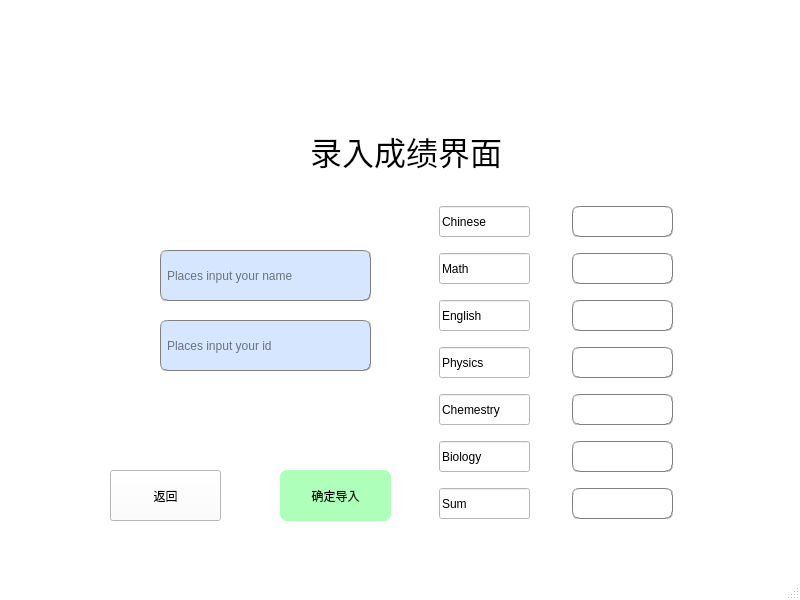
<?xml version="1.0" encoding="UTF-8"?>
<ui version="4.0">
 <class>Input_single_score</class>
 <widget class="QMainWindow" name="Input_single_score">
  <property name="geometry">
   <rect>
    <x>0</x>
    <y>0</y>
    <width>800</width>
    <height>600</height>
   </rect>
  </property>
  <property name="windowTitle">
   <string>MainWindow</string>
  </property>
  <property name="styleSheet">
   <string notr="true">QMainWindow#Input_single_score
{
	border-image: url(:/Desktop/pic.png);
	background-color: rgb(255, 255, 255);
	
}

</string>
  </property>
  <widget class="QWidget" name="centralwidget">
   <widget class="QPushButton" name="input_single_confirm">
    <property name="geometry">
     <rect>
      <x>280</x>
      <y>470</y>
      <width>111</width>
      <height>51</height>
     </rect>
    </property>
    <property name="styleSheet">
     <string notr="true">QMainWindow#Input_single_score QPushButton#input_single_confirm
{
	
	background-color: rgb(174, 255, 186);
  color: rgb(0,0,0);

border:0px groove gray;border-radius:
7px;padding:2px 4px;
font: 18pt &quot;Candara&quot;;

}

QMainWindow#Input_single_score QPushButton#input_single_confirm:hover
{
	background-color: rgb(120,200,150);
}</string>
    </property>
    <property name="text">
     <string>确定导入</string>
    </property>
   </widget>
   <widget class="QWidget" name="widget" native="true">
    <property name="geometry">
     <rect>
      <x>430</x>
      <y>180</y>
      <width>291</width>
      <height>361</height>
     </rect>
    </property>
    <property name="styleSheet">
     <string notr="true">
color: rgb(0, 0,0);</string>
    </property>
    <widget class="QLineEdit" name="input_Chinese">
     <property name="geometry">
      <rect>
       <x>9</x>
       <y>26</y>
       <width>91</width>
       <height>31</height>
      </rect>
     </property>
     <property name="styleSheet">
      <string notr="true">font: 12pt &quot;宋体&quot;;
background-color: rgb(255, 255, 255);</string>
     </property>
     <property name="text">
      <string>Chinese</string>
     </property>
    </widget>
    <widget class="QLineEdit" name="input_Chinese_line">
     <property name="geometry">
      <rect>
       <x>142</x>
       <y>26</y>
       <width>101</width>
       <height>31</height>
      </rect>
     </property>
     <property name="styleSheet">
      <string notr="true">border:1px groove gray;border-radius:
7px;padding:2px 4px;
background-color: rgb(255, 255, 255);</string>
     </property>
    </widget>
    <widget class="QLineEdit" name="input_math">
     <property name="geometry">
      <rect>
       <x>9</x>
       <y>73</y>
       <width>91</width>
       <height>31</height>
      </rect>
     </property>
     <property name="styleSheet">
      <string notr="true">font: 12pt &quot;宋体&quot;;background-color: rgb(255, 255, 255);</string>
     </property>
     <property name="text">
      <string>Math</string>
     </property>
    </widget>
    <widget class="QLineEdit" name="input_math_line">
     <property name="geometry">
      <rect>
       <x>142</x>
       <y>73</y>
       <width>101</width>
       <height>31</height>
      </rect>
     </property>
     <property name="styleSheet">
      <string notr="true">border:1px groove gray;border-radius:
7px;padding:2px 4px;background-color: rgb(255, 255, 255);</string>
     </property>
    </widget>
    <widget class="QLineEdit" name="input_English">
     <property name="geometry">
      <rect>
       <x>9</x>
       <y>120</y>
       <width>91</width>
       <height>31</height>
      </rect>
     </property>
     <property name="styleSheet">
      <string notr="true">font: 12pt &quot;宋体&quot;;background-color: rgb(255, 255, 255);</string>
     </property>
     <property name="text">
      <string>English</string>
     </property>
    </widget>
    <widget class="QLineEdit" name="input_English_line">
     <property name="geometry">
      <rect>
       <x>142</x>
       <y>120</y>
       <width>101</width>
       <height>31</height>
      </rect>
     </property>
     <property name="styleSheet">
      <string notr="true">border:1px groove gray;border-radius:
7px;padding:2px 4px;background-color: rgb(255, 255, 255);</string>
     </property>
    </widget>
    <widget class="QLineEdit" name="input_physics">
     <property name="geometry">
      <rect>
       <x>9</x>
       <y>167</y>
       <width>91</width>
       <height>31</height>
      </rect>
     </property>
     <property name="styleSheet">
      <string notr="true">font: 12pt &quot;宋体&quot;;background-color: rgb(255, 255, 255);</string>
     </property>
     <property name="text">
      <string>Physics</string>
     </property>
    </widget>
    <widget class="QLineEdit" name="input_physics_line">
     <property name="geometry">
      <rect>
       <x>142</x>
       <y>167</y>
       <width>101</width>
       <height>31</height>
      </rect>
     </property>
     <property name="styleSheet">
      <string notr="true">border:1px groove gray;border-radius:
7px;padding:2px 4px;background-color: rgb(255, 255, 255);</string>
     </property>
    </widget>
    <widget class="QLineEdit" name="input_chemistry">
     <property name="geometry">
      <rect>
       <x>9</x>
       <y>214</y>
       <width>91</width>
       <height>31</height>
      </rect>
     </property>
     <property name="styleSheet">
      <string notr="true">font: 12pt &quot;宋体&quot;;background-color: rgb(255, 255, 255);</string>
     </property>
     <property name="text">
      <string>Chemestry</string>
     </property>
    </widget>
    <widget class="QLineEdit" name="input_chemistry_line">
     <property name="geometry">
      <rect>
       <x>142</x>
       <y>214</y>
       <width>101</width>
       <height>31</height>
      </rect>
     </property>
     <property name="styleSheet">
      <string notr="true">border:1px groove gray;border-radius:
7px;padding:2px 4px;background-color: rgb(255, 255, 255);</string>
     </property>
    </widget>
    <widget class="QLineEdit" name="input_biology">
     <property name="geometry">
      <rect>
       <x>9</x>
       <y>261</y>
       <width>91</width>
       <height>31</height>
      </rect>
     </property>
     <property name="styleSheet">
      <string notr="true">font: 12pt &quot;宋体&quot;;background-color: rgb(255, 255, 255);</string>
     </property>
     <property name="text">
      <string>Biology</string>
     </property>
    </widget>
    <widget class="QLineEdit" name="input_biology_line">
     <property name="geometry">
      <rect>
       <x>142</x>
       <y>261</y>
       <width>101</width>
       <height>31</height>
      </rect>
     </property>
     <property name="styleSheet">
      <string notr="true">border:1px groove gray;border-radius:
7px;padding:2px 4px;background-color: rgb(255, 255, 255);</string>
     </property>
    </widget>
    <widget class="QLineEdit" name="input_sum">
     <property name="geometry">
      <rect>
       <x>9</x>
       <y>308</y>
       <width>91</width>
       <height>31</height>
      </rect>
     </property>
     <property name="styleSheet">
      <string notr="true">font: 12pt &quot;宋体&quot;;background-color: rgb(255, 255, 255);</string>
     </property>
     <property name="text">
      <string>Sum</string>
     </property>
    </widget>
    <widget class="QLineEdit" name="input_sum_line">
     <property name="geometry">
      <rect>
       <x>142</x>
       <y>308</y>
       <width>101</width>
       <height>31</height>
      </rect>
     </property>
     <property name="styleSheet">
      <string notr="true">border:1px groove gray;border-radius:
7px;padding:2px 4px;background-color: rgb(255, 255, 255);</string>
     </property>
    </widget>
   </widget>
   <widget class="QPushButton" name="input_single_return">
    <property name="geometry">
     <rect>
      <x>110</x>
      <y>470</y>
      <width>111</width>
      <height>51</height>
     </rect>
    </property>
    <property name="styleSheet">
     <string notr="true">
QMainWindow#Input_single_score QPushButton#input_single_return
{
   font: 18pt &quot;宋体&quot;;
	
	background-color: rgb(255, 255, 255);
color: rgb(0,0,0);
}

QMainWindow#Input_single_score QPushButton#input_single_return:hover
{
	
	background-color: rgb(195, 195, 195);
}</string>
    </property>
    <property name="text">
     <string>返回</string>
    </property>
   </widget>
   <widget class="QLineEdit" name="input_name_line">
    <property name="geometry">
     <rect>
      <x>160</x>
      <y>250</y>
      <width>211</width>
      <height>51</height>
     </rect>
    </property>
    <property name="styleSheet">
     <string notr="true">background-color: rgb(214, 230, 255);
border:1px groove gray;border-radius:
7px;padding:2px 4px;
font: 12pt &quot;宋体&quot;;
color: rgb(0,0,0);</string>
    </property>
    <property name="placeholderText">
     <string>Places input your name</string>
    </property>
   </widget>
   <widget class="QLineEdit" name="input_num_line">
    <property name="geometry">
     <rect>
      <x>160</x>
      <y>320</y>
      <width>211</width>
      <height>51</height>
     </rect>
    </property>
    <property name="styleSheet">
     <string notr="true">background-color: rgb(214, 230, 255);
border:1px groove gray;border-radius:
7px;padding:2px 4px;
font: 12pt &quot;宋体&quot;;
color: rgb(0,0,0);</string>
    </property>
    <property name="placeholderText">
     <string>Places input your id</string>
    </property>
   </widget>
   <widget class="QLabel" name="revise_title_2">
    <property name="geometry">
     <rect>
      <x>310</x>
      <y>120</y>
      <width>201</width>
      <height>61</height>
     </rect>
    </property>
    <property name="font">
     <font>
      <family>宋体</family>
      <pointsize>24</pointsize>
     </font>
    </property>
    <property name="styleSheet">
     <string notr="true">color: rgb(0, 0, 0);</string>
    </property>
    <property name="text">
     <string>录入成绩界面</string>
    </property>
   </widget>
  </widget>
  <widget class="QMenuBar" name="menubar">
   <property name="geometry">
    <rect>
     <x>0</x>
     <y>0</y>
     <width>800</width>
     <height>21</height>
    </rect>
   </property>
  </widget>
  <widget class="QStatusBar" name="statusbar"/>
 </widget>
 <resources/>
 <connections/>
</ui>
